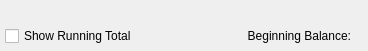
<?xml version="1.0" encoding="UTF-8"?>
<ui version="4.0">
 <comment>This file is part of the xTuple ERP: PostBooks Edition, a free and
open source Enterprise Resource Planning software suite,
Copyright (c) 1999-2010 by OpenMFG LLC, d/b/a xTuple.
It is licensed to you under the Common Public Attribution License
version 1.0, the full text of which (including xTuple-specific Exhibits)
is available at www.xtuple.com/CPAL.  By using this software, you agree
to be bound by its terms.</comment>
 <class>dspGLTransactions</class>
 <widget class="QWidget" name="dspGLTransactions">
  <property name="geometry">
   <rect>
    <x>0</x>
    <y>0</y>
    <width>368</width>
    <height>51</height>
   </rect>
  </property>
  <property name="windowTitle">
   <string>General Ledger Transactions</string>
  </property>
  <layout class="QVBoxLayout" name="verticalLayout">
   <property name="spacing">
    <number>0</number>
   </property>
   <item>
    <spacer>
     <property name="orientation">
      <enum>Qt::Vertical</enum>
     </property>
     <property name="sizeType">
      <enum>QSizePolicy::Expanding</enum>
     </property>
     <property name="sizeHint" stdset="0">
      <size>
       <width>20</width>
       <height>0</height>
      </size>
     </property>
    </spacer>
   </item>
   <item>
    <layout class="QHBoxLayout" name="horizontalLayout">
     <item>
      <widget class="XCheckBox" name="_showRunningTotal">
       <property name="text">
        <string>Show Running Total</string>
       </property>
      </widget>
     </item>
     <item>
      <spacer name="horizontalSpacer_2">
       <property name="orientation">
        <enum>Qt::Horizontal</enum>
       </property>
       <property name="sizeHint" stdset="0">
        <size>
         <width>0</width>
         <height>0</height>
        </size>
       </property>
      </spacer>
     </item>
     <item>
      <widget class="QLabel" name="_beginningBalanceLit">
       <property name="text">
        <string>Beginning Balance:</string>
       </property>
       <property name="alignment">
        <set>Qt::AlignRight|Qt::AlignTrailing|Qt::AlignVCenter</set>
       </property>
      </widget>
     </item>
     <item>
      <widget class="XLabel" name="_beginningBalance">
       <property name="alignment">
        <set>Qt::AlignRight|Qt::AlignTrailing|Qt::AlignVCenter</set>
       </property>
      </widget>
     </item>
    </layout>
   </item>
  </layout>
 </widget>
 <layoutdefault spacing="5" margin="5"/>
 <pixmapfunction>qPixmapFromMimeSource</pixmapfunction>
 <customwidgets>
  <customwidget>
   <class>XCheckBox</class>
   <extends>QCheckBox</extends>
   <header>xcheckbox.h</header>
  </customwidget>
  <customwidget>
   <class>XLabel</class>
   <extends>QLabel</extends>
   <header>xlabel.h</header>
  </customwidget>
 </customwidgets>
 <resources/>
 <connections/>
</ui>
